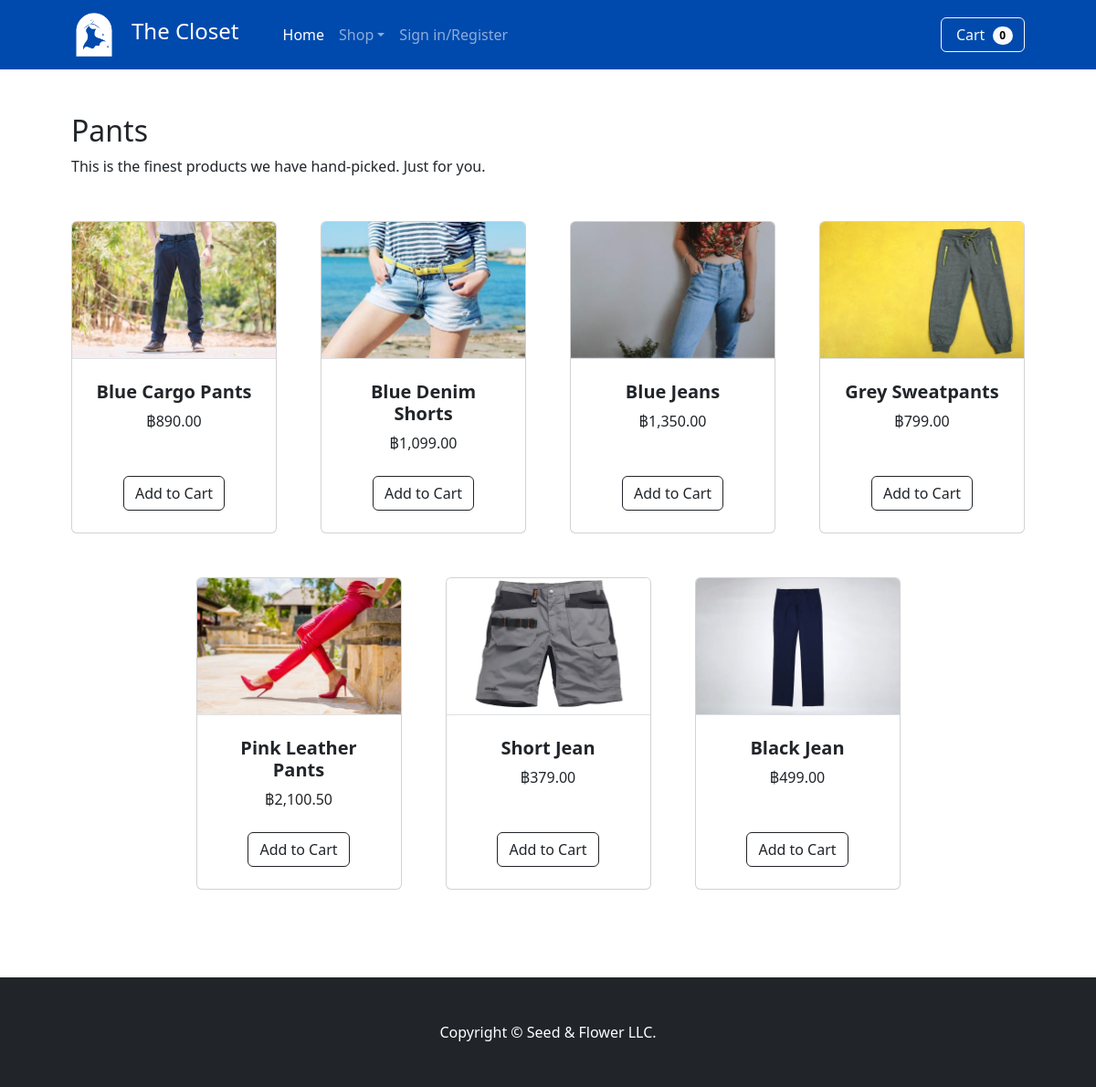
/pants.php, run on an earlier commit of the app's database.
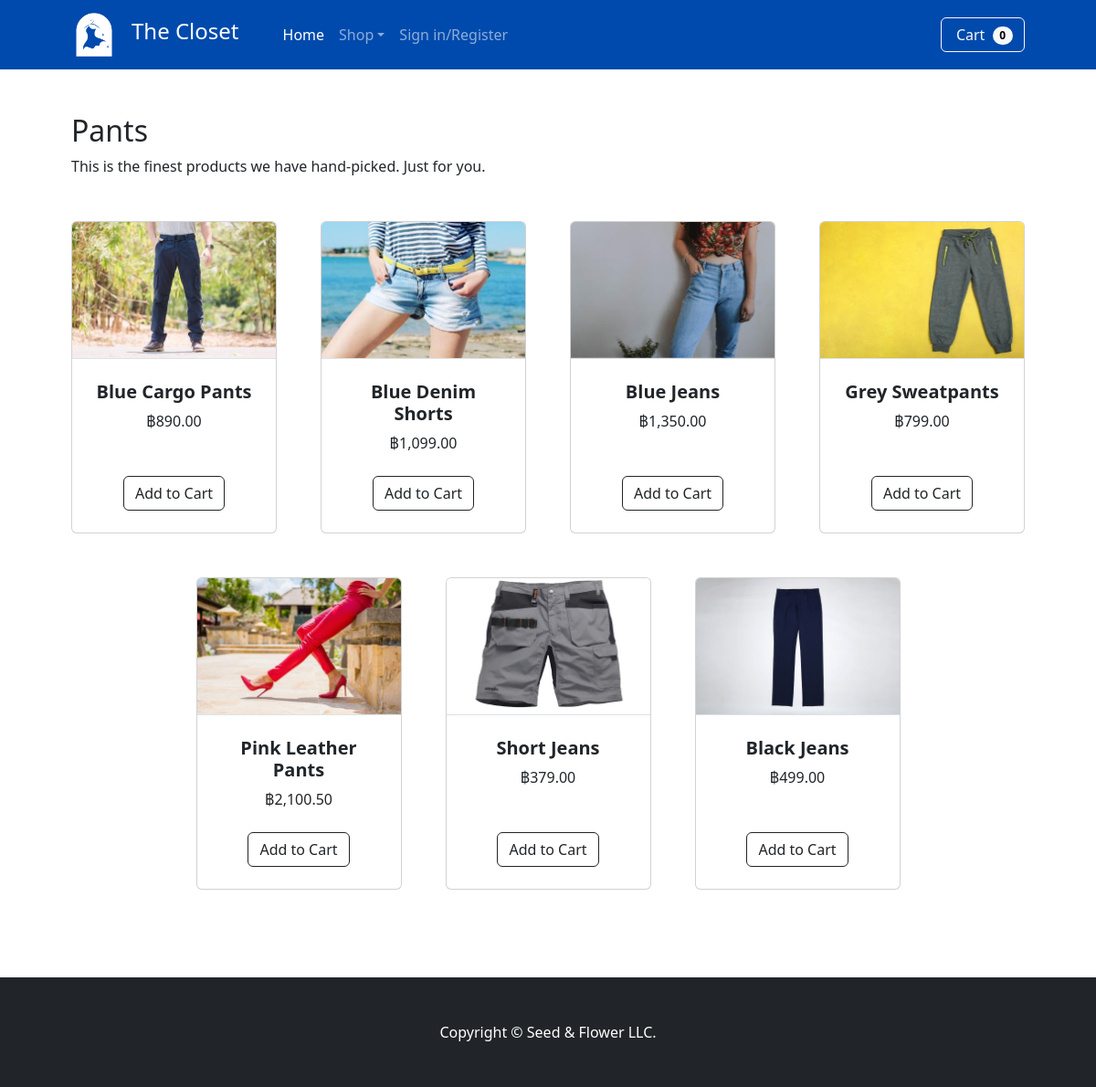
And on a later commit of the database.
### tables this page shows
CREATE TABLE `product` (
  `pID` int(3) NOT NULL,
  `pname` varchar(25) NOT NULL,
  `pimagedir` varchar(350) NOT NULL,
  `price` decimal(10,2) NOT NULL,
  `ptype` char(1) DEFAULT NULL,
  `isFeature` tinyint(1) NOT NULL
);

### pants.php (the view, shortened to what this page needs)
<!doctype html>
<html lang="en">
<head>
    <link href="https://cdn.jsdelivr.net/npm/bootstrap@5.2.2/dist/css/bootstrap.min.css" rel="stylesheet">
</head>
<body>
    <?php include "func/navbar.php"; ?>
    <section class="mb-5">
    <div class="container px-4 px-lg-5 mt-5">
        <h2>Pants</h2>
        <p class="mb-5">This is the finest products we have hand-picked. Just for you.</p>
        <div class="row gx-4 gx-lg-5 row-cols-2 row-cols-md-3 row-cols-xl-4 justify-content-center">
        <?php
            $q = "SELECT * FROM product WHERE ptype=\"b\"";
            $result=$mysqli->query($q);
            while($row=$result->fetch_array()){?>
                <div class="col mb-5">
                    <div class="card h-100">
                        <img class="card-img-top border-bottom" src="<?php echo $row['pimagedir'] ?>" alt="..." />
                        <div class="card-body bg-mute p-4">
                            <div class="text-center">
                                <h5 class="fw-bolder"><?php echo $row['pname'] ?></h5>
                                ฿<?php echo number_format($row['price'], 2, '.', ',') ?>
                            </div>
                        </div>
                        <div class="card-footer p-4 pt-0 border-top-0 bg-transparent">
                            <div class="text-center">
                                <form action="func/addtocart.php" method="post">
                                    <div type="submit" class="text-center">
                                        <input type="submit" name="add_to_cart" style="margin-top:5px;" class="btn btn-outline-dark mt-auto" value="Add to Cart" />
                                    </div>
                                </form>
                            </div>
                        </div>
                    </div>
                </div>
            <?php }?>
        </div>
    </div>
</section>
</body>
</html>

### func/navbar.php (shortened to what this page needs)
<?php
    require_once('connect.php');
?>
<nav class="navbar navbar-expand-lg navbar-dark" style="background-color:#004AAD">
<div class="container px-4 px-lg-5">
    <a class="navbar-brand" href="index.php">
        <img src="asset/logo2.png" alt="Avatar Logo" style="width:50px;">
    </a>
    <a class="navbar-brand" href="index.php"><h4>The Closet</h4></a>
    <div class="collapse navbar-collapse" id="navbarSupportedContent">
        <ul class="navbar-nav me-auto mb-2 mb-lg-0 ms-lg-4">
            <li class="nav-item"><a class="nav-link active" aria-current="page" href="index.php">Home</a></li>
            <li class="nav-item dropdown">
                <a class="nav-link dropdown-toggle" id="navbarDropdown" href="#" role="button" data-bs-toggle="dropdown" aria-expanded="false">Shop</a>
            </li>
            <?php
                    if(isset($_SESSION['username']) || isset($_SESSION['logged in'])){?>
                    <li class="nav-item dropdown">
                        <a class="nav-link dropdown-toggle" id="navbarDropdown" href="#" role="button" data-bs-toggle="dropdown" aria-expanded="false"><?php echo 'Hello! '. $_SESSION['username'];?></a>
                        <ul class="dropdown-menu" aria-labelledby="navbarDropdown">
                            <li><a class="dropdown-item" href="info_page.php">Edit infomation</a></li>
                            <li><hr class="dropdown-divider" /></li>
                            <li><a class="dropdown-item" href="func/logout.php">Logout</a></li>
                        </ul>
                    </li>
                    <?php } else{?>
                    <li class="nav-item"><a class="nav-link" href="login_page.php">Sign in/Register</a></li>
                    <?php }
            ?>
        </ul>
        <?php
            if(isset($_SESSION['username'])){
                $q = "SELECT count(c.pID) AS amount, price FROM cart c JOIN product p ON c.pID = p.pID WHERE userID = '".$_SESSION['userID']."' GROUP BY c.pID";
                $result=$mysqli->query($q);
                $count=$result->num_rows;
            }
            else{$count = 0;}
        ?>
        <form class="d-flex" action="cart.php" method="post">
            <button class="btn btn-outline-light" type="summit">
                Cart
                <span class="badge bg-light text-black ms-1 rounded-pill"><?php echo $count ?></span>
            </button>
        </form>
    </div>
</div>
</nav>

What changed in the data, as far as the page shows it:
changed product: pname "Short Jean" → "Short Jeans"
changed product: pname "Black Jean" → "Black Jeans"
